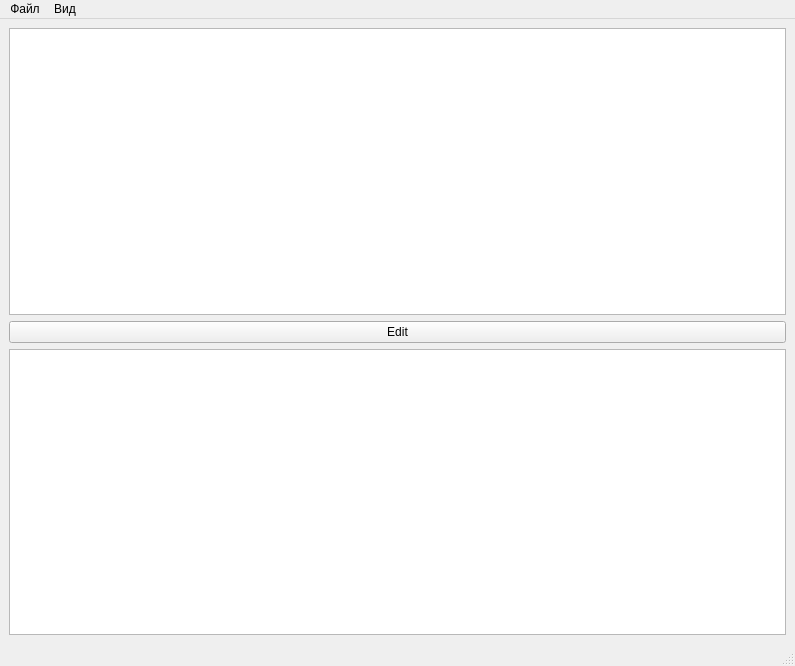
<?xml version="1.0" encoding="UTF-8"?>
<ui version="4.0">
 <class>MainWindow</class>
 <widget class="QMainWindow" name="MainWindow">
  <property name="geometry">
   <rect>
    <x>0</x>
    <y>0</y>
    <width>795</width>
    <height>666</height>
   </rect>
  </property>
  <property name="windowTitle">
   <string>MainWindow</string>
  </property>
  <widget class="QWidget" name="centralwidget">
   <property name="autoFillBackground">
    <bool>true</bool>
   </property>
   <layout class="QHBoxLayout" name="horizontalLayout_2">
    <item>
     <layout class="QHBoxLayout" name="horizontalLayout">
      <property name="sizeConstraint">
       <enum>QLayout::SetMaximumSize</enum>
      </property>
      <item>
       <layout class="QVBoxLayout" name="verticalLayout_2">
        <item>
         <widget class="QListWidget" name="listWidget"/>
        </item>
        <item>
         <widget class="QPushButton" name="editButton">
          <property name="text">
           <string>Edit</string>
          </property>
         </widget>
        </item>
        <item>
         <widget class="QTextBrowser" name="logger"/>
        </item>
       </layout>
      </item>
     </layout>
    </item>
   </layout>
  </widget>
  <widget class="QMenuBar" name="menubar">
   <property name="geometry">
    <rect>
     <x>0</x>
     <y>0</y>
     <width>795</width>
     <height>21</height>
    </rect>
   </property>
   <widget class="QMenu" name="menu">
    <property name="title">
     <string>Файл</string>
    </property>
    <addaction name="actionExit"/>
   </widget>
   <widget class="QMenu" name="menu_2">
    <property name="title">
     <string>Вид</string>
    </property>
    <widget class="QMenu" name="menuSorting">
     <property name="title">
      <string>Sorting</string>
     </property>
     <addaction name="actionArtist"/>
     <addaction name="actionTitle"/>
     <addaction name="actionAlbum"/>
     <addaction name="actionGenre"/>
     <addaction name="separator"/>
     <addaction name="actionSort_ascending"/>
     <addaction name="actionSort_descending"/>
    </widget>
    <addaction name="menuSorting"/>
    <addaction name="actionDark_Theme"/>
    <addaction name="actionLog_Window"/>
   </widget>
   <addaction name="menu"/>
   <addaction name="menu_2"/>
  </widget>
  <widget class="QStatusBar" name="statusbar"/>
  <action name="actionDark_theme">
   <property name="text">
    <string>Dark theme</string>
   </property>
  </action>
  <action name="actionExit">
   <property name="checkable">
    <bool>false</bool>
   </property>
   <property name="text">
    <string>Exit</string>
   </property>
  </action>
  <action name="actionArtist">
   <property name="checkable">
    <bool>true</bool>
   </property>
   <property name="text">
    <string>Artist</string>
   </property>
  </action>
  <action name="actionTitle">
   <property name="checkable">
    <bool>true</bool>
   </property>
   <property name="checked">
    <bool>true</bool>
   </property>
   <property name="text">
    <string>Title</string>
   </property>
  </action>
  <action name="actionAlbum">
   <property name="checkable">
    <bool>true</bool>
   </property>
   <property name="text">
    <string>Album</string>
   </property>
  </action>
  <action name="actionGenre">
   <property name="checkable">
    <bool>true</bool>
   </property>
   <property name="text">
    <string>Genre</string>
   </property>
  </action>
  <action name="actionSort_ascending">
   <property name="checkable">
    <bool>true</bool>
   </property>
   <property name="checked">
    <bool>true</bool>
   </property>
   <property name="text">
    <string>Sort ascending</string>
   </property>
  </action>
  <action name="actionSort_descending">
   <property name="checkable">
    <bool>true</bool>
   </property>
   <property name="text">
    <string>Sort descending</string>
   </property>
  </action>
  <action name="actionDark_Theme">
   <property name="checkable">
    <bool>true</bool>
   </property>
   <property name="text">
    <string>Dark Theme</string>
   </property>
  </action>
  <action name="actionLog_Window">
   <property name="checkable">
    <bool>true</bool>
   </property>
   <property name="text">
    <string>Log Window</string>
   </property>
  </action>
 </widget>
 <resources/>
 <connections/>
</ui>
